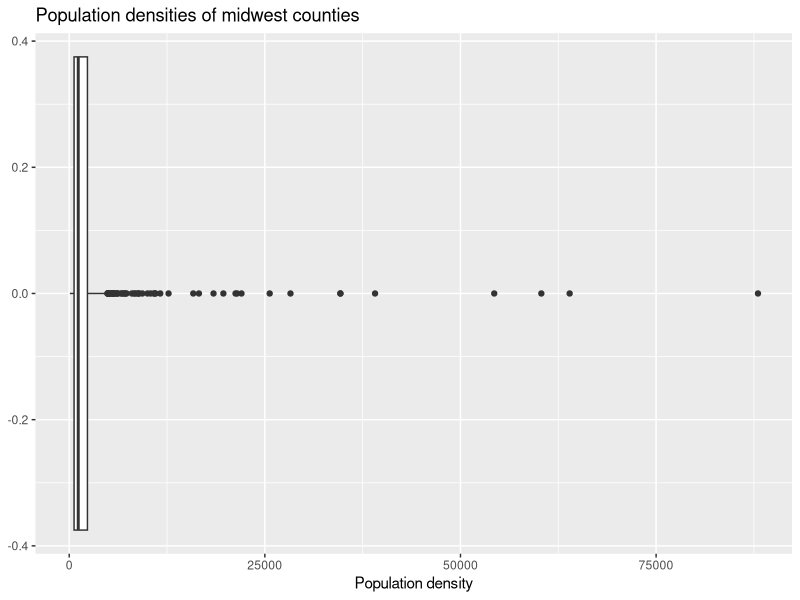

The R source for this figure:
## ---- chunk 1
#| label: load-packages
library(tidyverse)
## ---- chunk 2
#| label: popdensity-boxplot
#| fig-width: 5
#| fig-height: 3
ggplot(midwest, aes(x = popdensity)) +
  geom_boxplot() +
  labs(
    title = "Population densities of midwest counties",
    x = "Population density"
  )
